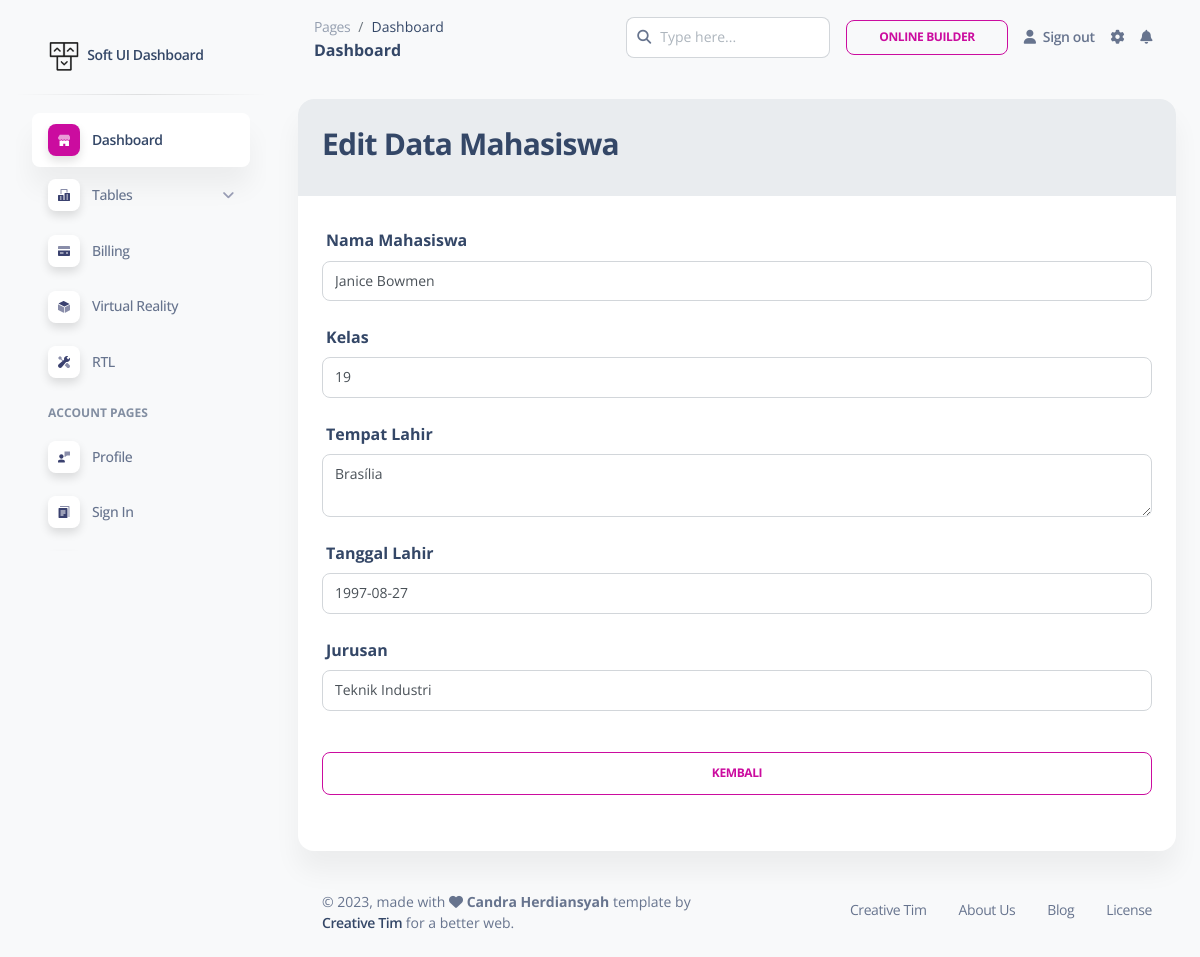
The app's page /dashboard/mahasiswa/show.php?kd_mahasiswa=27 (signed in) with its own data.
### tables this page shows
CREATE TABLE `tb_mahasiswa` (
  `kd_mahasiswa` int(11) NOT NULL,
  `nama_mahasiswa` varchar(255) NOT NULL,
  `kelas` varchar(255) NOT NULL,
  `tempat_lahir` varchar(255) NOT NULL,
  `tanggal_lahir` date NOT NULL,
  `jurusan` varchar(255) NOT NULL
);

### library/Mahasiswa.php (called while the page is built, shortened)
<?php
class Mahasiswa extends Connection
{
    private $conn;
    public function __construct($db)
    {
        $this->conn = $db;
    }
    public function show($kd_mahasiswa)
    {
        $query = $this->conn->prepare("SELECT * FROM tb_mahasiswa where kd_mahasiswa=?");
        $query->bindParam(1, $kd_mahasiswa);
        $query->execute();
        return $query->fetch();
    }
}

### dashboard/mahasiswa/show.php (the view, shortened to what this page needs)
<?php
if (!isset($_SESSION['user_id'])) {
    echo "<script type='text/javascript'>
        alert('Maaf anda harus login terlebih dahulu!');
            window.location = '/login.php'
        </script>";
} else {
    $db = new Connection();
    $conn = $db->connect();
    $mhs = new Mahasiswa($conn);
    if (isset($_GET['kd_mahasiswa'])) {
        $kd_mahasiswa = $_GET['kd_mahasiswa'];
        $data_mahasiswa = $mhs->show($kd_mahasiswa);
    }
    ?>
<!DOCTYPE html>
<html lang="en">
<?php include "../../layouts/dashboard/head.php";?>
<body class="g-sidenav-show  bg-gray-100">
    <?php include "../../layouts/dashboard/sidebar.php";?>
    <main class="main-content position-relative max-height-vh-100 h-100 border-radius-lg ">
        <?php include "../../layouts/dashboard/nav.php";?>
        <div class="container-fluid py-4">
            <div class="row">
                <div class="col-12">
                    <div class="card mb-4">
                        <div class="card-header bg-light">
                            <h3>Edit Data Mahasiswa</h3>
                        </div>
                        <div class="card-body">
                            <form method="post" action="">
                                <div class="form-group">
                                    <label for="nama_mahasiswa" class="col-form-label">Nama Mahasiswa</label>
                                    <div class="col-sm-12">
                                        <input type="text" name="nama_mahasiswa" class="form-control"
                                            id="nama_mahasiswa" value="<?php echo $data_mahasiswa['nama_mahasiswa']; ?>"
                                            readonly>
                                    </div>
                                </div>
                                <div class="form-group">
                                    <label for="kelas" class="col-form-label">Kelas</label>
                                    <div class="col-sm-12">
                                        <input type="text" name="kelas" class="form-control"
                                            value="<?php echo $data_mahasiswa['kelas']; ?>" id="kelas" readonly>
                                    </div>
                                </div>
                                <div class="form-group">
                                    <label for="tempat_lahir" class="col-form-label">Tempat Lahir</label>
                                    <div class="col-sm-12">
                                        <textarea class="form-control" name="tempat_lahir" id="tempat_lahir"
                                            readonly><?php echo $data_mahasiswa['tempat_lahir']; ?></textarea>
                                    </div>
                                </div>
                                <div class="form-group">
                                    <label for="tempat_lahir" class="col-form-label">Tanggal Lahir</label>
                                    <div class="col-sm-12">
                                        <input type="text" class="form-control" name="tanggal_lahir" id="tanggal_lahir"
                                            value="<?php echo $data_mahasiswa['tanggal_lahir']; ?>" readonly></input>
                                    </div>
                                </div>
                                <div class="form-group">
                                    <label for="jurusan" class="col-form-label">Jurusan</label>
                                    <div class="col-sm-12">
                                        <input type="text" name="kelas" class="form-control"
                                            value="<?php echo $data_mahasiswa['jurusan']; ?>" id="kelas" readonly>
                                    </div>
                                </div>
                                <div class="form-group">
                                    <div class="col-sm-12">
                                        <div class="d-grid gap-2 col-12 mx-auto">
                                            <a href="index.php" class="btn btn-outline-primary"
                                                type="submit">Kembali</a>
                                        </div>
                                    </div>
                                </div>
                            </form>
                        </div>
                    </div>
                </div>
            </div>
            <?php include "../../layouts/dashboard/footer.php";?>
        </div>
    </main>
</body>
</html>
<?php }?>

### records on screen
tb_mahasiswa: nama_mahasiswa "Janice Bowmen", kelas "19", tempat_lahir "Brasília", tanggal_lahir "1997-08-27", kelas "Teknik Industri"
